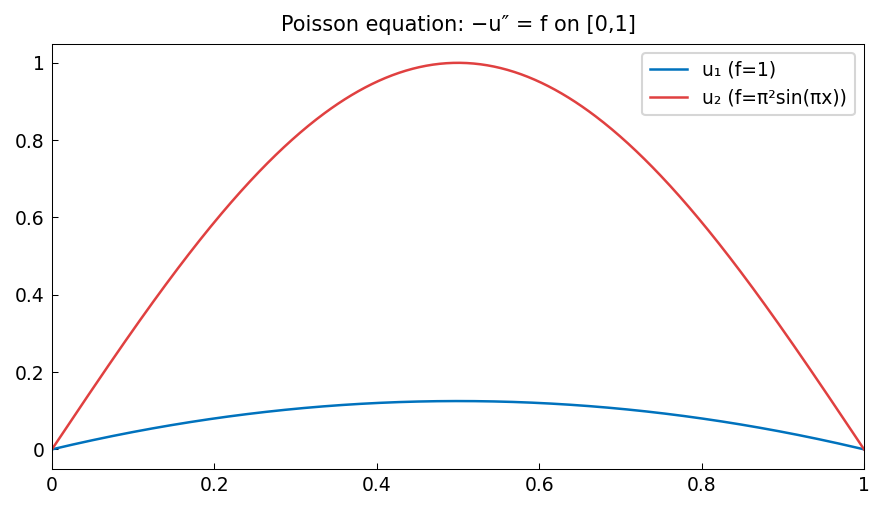

Recreate this plot in Python.
"""1D Poisson equation BVP.

Demonstrates solving -u'' = f on [0, 1] with Dirichlet BCs for
several right-hand sides with known exact solutions.

Credit: Inspired by Chebfun ode-linear examples.
Original MATLAB Chebfun: Copyright 2017 by The University of Oxford and
The Chebfun Developers. See https://www.chebfun.org/ for Chebfun information.
"""
import os

os.environ.setdefault("XLA_PYTHON_CLIENT_PREALLOCATE", "false")

import matplotlib

matplotlib.use("Agg")
import os
import sys

import jax.numpy as jnp
import matplotlib.pyplot as plt

sys.path.insert(0, os.path.join(os.path.dirname(__file__), '..', '..', 'src'))

import chebfunjax as cj
from chebfunjax.plotting import chebfun_style

chebfun_style()

from chebfunjax.operators.chebop import Chebop
from chebfunjax.plotting import plot


def run():
    print("=" * 60)
    print("1D Poisson equation BVP")
    print("=" * 60)

    # --- Example 1: -u'' = 1, u(0)=0, u(1)=0 ------------------------
    # Exact: u = x(1-x)/2
    print("\n--- Example 1: -u'' = 1, u(0) = u(1) = 0 ---")
    N1 = Chebop(lambda x, u: -u.diff(2), domain=(0.0, 1.0))
    N1.lbc = 0.0
    N1.rbc = 0.0
    u1 = N1.solve(1.0)
    x_test1 = jnp.linspace(0.0, 1.0, 200)
    exact1 = x_test1 * (1.0 - x_test1) / 2.0
    err1 = float(jnp.max(jnp.abs(u1(x_test1) - exact1)))
    print(f"  ||u - x(1-x)/2||_inf = {err1:.2e}")
    assert err1 < 1e-12
    # u(0.5) = 0.5 * 0.5 / 2 = 0.125
    assert abs(float(u1(jnp.array(0.5))) - 0.125) < 1e-13

    # --- Example 2: -u'' = pi^2 * sin(pi*x), u(0)=0, u(1)=0 --------
    # Exact: u = sin(pi*x)
    print("\n--- Example 2: -u'' = pi^2*sin(pi*x), u(0)=u(1)=0 ---")
    pi = float(jnp.pi)
    N2 = Chebop(lambda x, u: -u.diff(2), domain=(0.0, 1.0))
    N2.lbc = 0.0
    N2.rbc = 0.0
    rhs2 = cj.chebfun(lambda x: pi**2 * jnp.sin(pi * x), domain=(0.0, 1.0))
    u2 = N2.solve(rhs2)
    x_test2 = jnp.linspace(0.0, 1.0, 200)
    exact2 = jnp.sin(pi * x_test2)
    err2 = float(jnp.max(jnp.abs(u2(x_test2) - exact2)))
    print(f"  ||u - sin(pi*x)||_inf = {err2:.2e}")
    assert err2 < 1e-10

    # --- Example 3: -u'' = exp(x), u(0) = 0, u(1) = 2e-3+1-e -------
    # Particular solution: u_p = -exp(x)
    # BC: u_p(0) = -1 + C2 = 0 => C2 = 1
    # u_p(1) = -e + C1 + 1 = (2e-3) => C1 = 2e - 3
    # Exact: u = (2e-3)*x + 1 - exp(x)
    print("\n--- Example 3: -u'' = exp(x) ---")
    e = float(jnp.exp(jnp.array(1.0)))
    exact3 = lambda x: (2*e - 3)*x + 1.0 - jnp.exp(x)
    N3 = Chebop(lambda x, u: -u.diff(2), domain=(0.0, 1.0))
    N3.lbc = 0.0
    N3.rbc = float(exact3(jnp.array(1.0)))
    rhs3 = cj.chebfun(lambda x: jnp.exp(x), domain=(0.0, 1.0))
    u3 = N3.solve(rhs3)
    x_test3 = jnp.linspace(0.0, 1.0, 200)
    exact3_vals = exact3(x_test3)
    err3 = float(jnp.max(jnp.abs(u3(x_test3) - exact3_vals)))
    print(f"  ||u - exact||_inf = {err3:.2e}")
    assert err3 < 1e-10

    # --- Example 4: -u'' = 1 on [-1, 1], u(±1) = 0 ------------------
    # Exact: u = (1 - x^2) / 2; u(0) = 0.5
    print("\n--- Example 4: -u'' = 1 on [-1,1], u(±1)=0 ---")
    N4 = Chebop(lambda x, u: -u.diff(2), domain=(-1.0, 1.0))
    N4.lbc = 0.0
    N4.rbc = 0.0
    u4 = N4.solve(1.0)
    mid_val = float(u4(jnp.array(0.0)))
    print(f"  u(0) = {mid_val:.15f}  (exact: 0.5)")
    assert abs(mid_val - 0.5) < 1e-12

    # --- Plots -------------------------------------------------------
    _here = os.path.dirname(os.path.abspath(__file__))
    fig, ax = plot(u1, title="Poisson equation: −u″ = f on [0,1]",
                   label="u₁ (f=1)")
    plot(u2, ax=ax, color="#E04040", label="u₂ (f=π²sin(πx))")
    ax.legend(fontsize=9)
    fig.savefig(os.path.join(_here, "poisson_equation.png"),
                dpi=150, bbox_inches="tight")
    plt.close(fig)

    print("\nAll assertions passed.")
    return True

if __name__ == "__main__":
    run()
